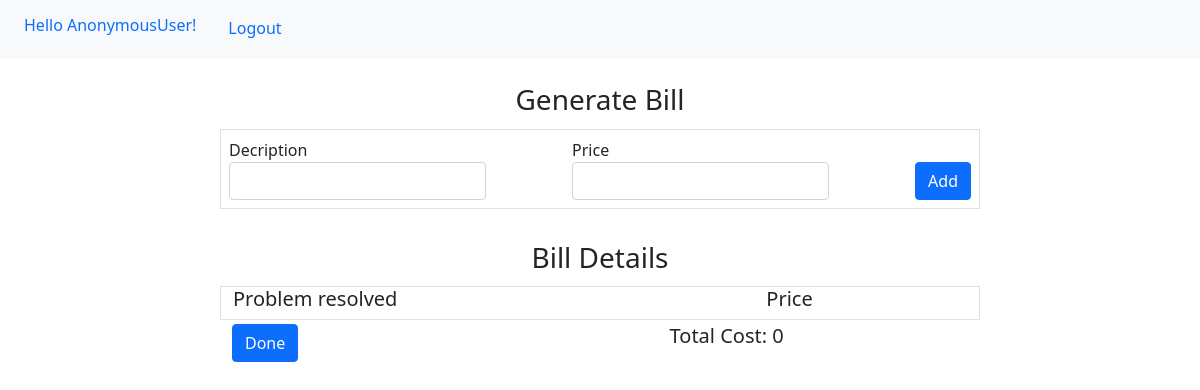
The page /mechanic/create_bill/1 on the database as committed earlier.
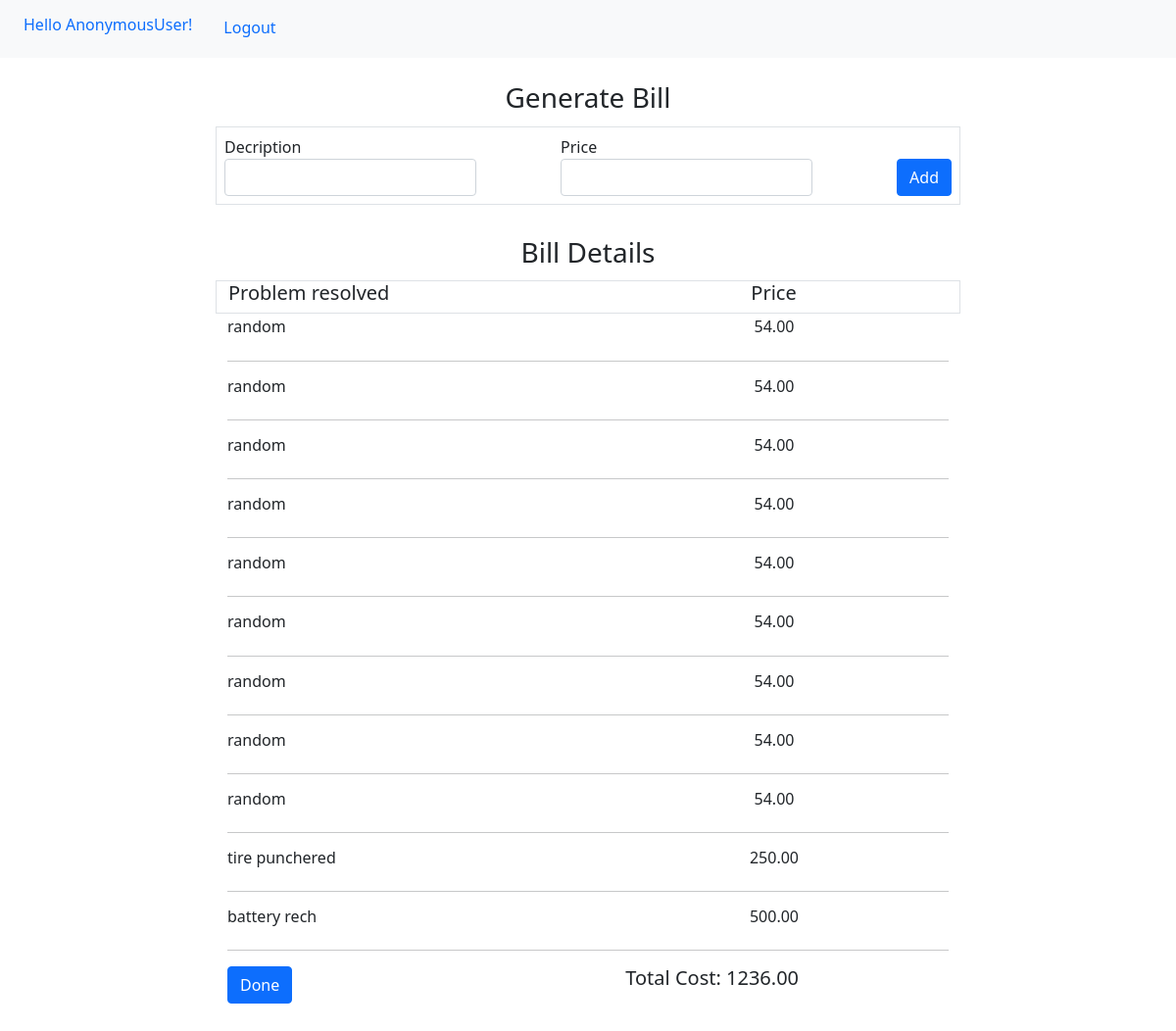
The same page on the database as committed later.
### mechanics/models.py (models this page shows)
class BillGenerated(models.Model):
    associatedRequest=models.ForeignKey(BookingRequest, on_delete=models.CASCADE)
    problemResolved=models.CharField(max_length=300)
    cost=models.DecimalField(max_digits=5,decimal_places=2)

class BookingRequest(models.Model):
    requestedBy=models.ForeignKey(Customer,on_delete=models.CASCADE)
    requestedTo=models.ForeignKey(ServiceCenter,on_delete=models.CASCADE)
    assignedMechanic=models.ForeignKey(Mechanic,on_delete=models.CASCADE,blank=True,null=True)
    vehicleNumber=models.DecimalField(max_digits=6,decimal_places=0)
    vehicleType=models.IntegerField(choices=vehicleTypes)
    requestState=models.IntegerField(choices=requestStates)
    problemDescriptionByCustomer=models.CharField(max_length=500)
    problemDescriptionByMech=models.CharField(max_length=500,blank=True,null=True)
    mechanicArrived=models.BooleanField(default=False)  #customer has to marked as arrived
    bill=models.DecimalField(max_digits=8,decimal_places=2,default=0)
    requestedTime=models.DateTimeField()
    requestAcceptanceTime=models.DateTimeField(blank=True,null=True)
    mechanicArrivalTime=models.DateTimeField(blank=True,null=True)
    serviceCompleteTime=models.DateTimeField(blank=True,null=True)
    locationState=models.CharField(max_length=500)
    locationCity=models.CharField(max_length=500)
    locationPinCode=models.DecimalField(max_digits=6,decimal_places=0)
    address=models.CharField(max_length=500)# this will be added from gmap api

### mechanics/views.py (the view, shortened to what this page needs)
# urls.py: path('create_bill/<int:reqid>',views.createBill,name="createbill"),
def createBill(request,reqid):
    reqObj=BookingRequest.objects.get(id=reqid)
    billObjects=BillGenerated.objects.filter(associatedRequest=reqObj)
    totalBill=0
    for obj in billObjects:
        totalBill+=obj.cost
    reqObj.bill=totalBill
    reqObj.save()
    context={
        'reqid':reqid,
        'billObjects':billObjects,
        'totalBill':totalBill
    }
    return render(request,'mechanics/bill.html',context)

### mechanics/templates/mechanics/bill.html (shortened to what this page needs)
<!DOCTYPE html>
<html lang="en">
<head>
<link href="https://cdn.jsdelivr.net/npm/bootstrap@5.0.0-beta3/dist/css/bootstrap.min.css" rel="stylesheet">
</head>
<body>
    <ul class="nav bg-light p-2">
        <li class="nav-item">
          <h6 class="nav-link active" aria-current="page">Hello {{user}}!</h6>
        </li>
        <li class="nav-item">
          <a class="nav-link" href="{% url 'logout' %}">Logout</a>
        </li>
      </ul>
    <div class="container mt-4">
        <h3 class="text-center mb-1">Generate Bill</h3>
        <div class="row">
            <div class="border mt-2 mb-2 mx-auto col-md-8 p-2">
                <form class="d-flex justify-content-between align-items-center"action="{% url 'createbill' reqid %}" method="post">
                    <div class="ml-1">
                        <label for="{{filed.id_for_label}}">Decription</label>
                        <input class="form-control" type="text" name="problemSolved">
                    </div>
                    <div class="ml-1">
                        <label for="{{filed.id_for_label}}">Price</label>
                        <input class="form-control" type="number" name="cost">
                    </div>
                    <div>
                        <button class="btn btn-primary mt-4 ml-1" type="submit">Add</button>
                    </div>
                </form>
            </div>
        </div>
        <h3 class="text-center mt-4">Bill Details</h3>
        <div class="row" id="hiddenRow">
            <div class="mt-1 mx-auto col-md-8">
                <div class="border row">
                    <div class="col-6 ">
                        <h5>Problem resolved</h5>
                    </div>
                    <div class="col-6 text-center">
                        <h5>Price</h5>
                    </div>
                </div>
            </div>
            <div class="mt-1 mx-auto col-md-8 mb-4" id="displayPriceRange">
                {% for billObj in billObjects %}
                <div class="row">
                    <div class="col-6">
                        <h6>{{billObj.problemResolved}}</h6>
                    </div>
                    <div class="col-6 text-center">
                        <h6>{{billObj.cost}}</h6>
                    </div>
                    </div>
                    <hr>
                    {% endfor %}
                    <div class="row">
                        <div class="col-4">
                            <a type="button" href="{% url 'requestcompleted' reqid %}" class="btn btn-primary mb-4" ">
                                Done
                            </a>
                        </div>
                        <div class="col-8">
                            <h5 class="text-center">Total Cost: {{totalBill}}</h5>
                        </div>
                    </div>
        </div>
    </div>
</div>
</body>
</html>

Rows that differ between the two databases and show on the page:
added BillGenerated: problemResolved "random", cost "54.00"
added BillGenerated: problemResolved "random", cost "54.00"
added BillGenerated: problemResolved "random", cost "54.00"
added BillGenerated: problemResolved "random", cost "54.00"
added BillGenerated: problemResolved "random", cost "54.00"
added BillGenerated: problemResolved "random", cost "54.00"
added BillGenerated: problemResolved "random", cost "54.00"
added BillGenerated: problemResolved "random", cost "54.00"
added BillGenerated: problemResolved "random", cost "54.00"
added BillGenerated: problemResolved "tire punchered", cost "250.00"
added BillGenerated: problemResolved "battery rech", cost "500.00"
now on this page (row edited): BookingRequest: bill "1236.00"
Other text that changed with them:
{{ totalBill }}: "0" → (not shown)
